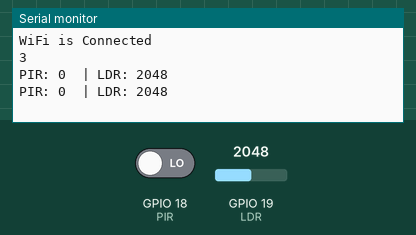
Recording of a sketch running on a simulated ESP32. Parts: the last lines printed to the serial monitor. The inputs (shaded band) are chosen by the test bench; at power-on: GPIO 19 (LDR) = 2048, GPIO 18 (PIR) LOW. WiFi joins after 1.5 s; servers stay silent unless stated.

Above: at 6.2 s.
6.3 s: GPIO 19 (LDR) set to 2866
At 6.3 s:
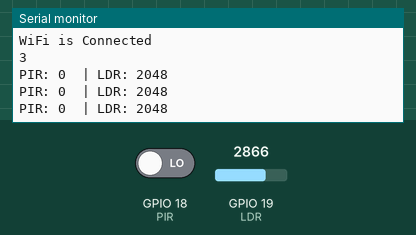
7.8 s: GPIO 18 (PIR) driven HIGH
At 8.3 s:
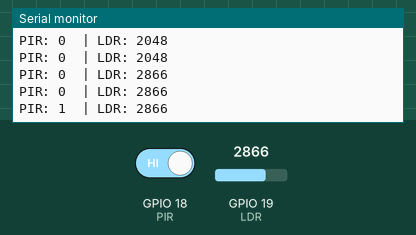
9.3 s: GPIO 19 (LDR) set to 3603
At 9.3 s:
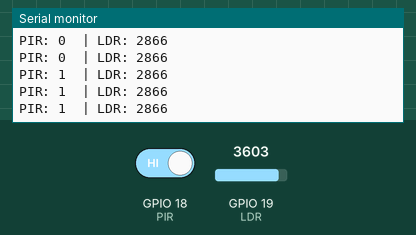
10.8 s: GPIO 18 (PIR) driven LOW
At 11.5 s:
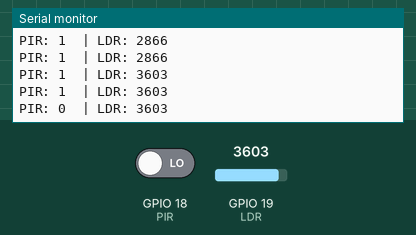
Timing chart, 0 to 13.3 s (numbered marks = the images above; inputs shaded):
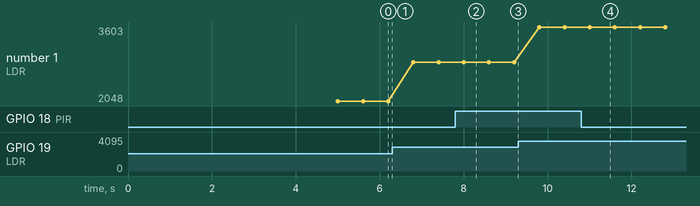

The sketch:

thingspeak_two_sensors-monitoring.ino
```cpp
#include <WiFi.h>
#include <ThingSpeak.h>

char SSID[] = "EIOT";
char PASS[] = "GsBt@333";
char API[]  = "EJQ738TI6DCZCZJD";
unsigned long ChannelID = 3214638;

WiFiClient client;

#define  PIR 18
#define  LDR 19

void setup() {
  Serial.begin(9600);
  pinMode(PIR,INPUT);
  pinMode(LDR,INPUT);
  WiFi.mode(WIFI_STA);
  WiFi.begin(SSID, PASS);
  delay(5000);
  while(WiFi.status() != WL_CONNECTED)
  {
    Serial.println("WiFi is not connected");
    Serial.println(WiFi.status());
    delay(500);
  }
  Serial.println("WiFi is Connected");
  Serial.println(WiFi.status());

  ThingSpeak.begin(client);
}

void loop() {
  int data1 = digitalRead(PIR);
  int data2 = analogRead(LDR);

  Serial.print("PIR: ");
  Serial.print(data1);
  Serial.print("  | LDR: ");
  Serial.println(data2);

  ThingSpeak.writeField(ChannelID,1,data1, API);
  ThingSpeak.writeField(ChannelID,2,data2, API);
}
```

Measured:
- after the input at 7.8 s, the serial monitor: prints a new line after 0.20 s (image 2)
- after the input at 10.8 s, the serial monitor: prints a new line after 0.21 s (image 4)
- plotted number 1: 2048 → 2866 after the input at 6.3 s, 2866 → 3603 after the input at 9.3 s
